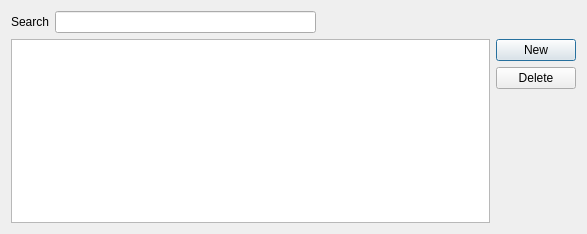
<?xml version="1.0" encoding="UTF-8"?>
<ui version="4.0">
 <class>usersDialog</class>
 <widget class="QDialog" name="usersDialog">
  <property name="geometry">
   <rect>
    <x>0</x>
    <y>0</y>
    <width>587</width>
    <height>234</height>
   </rect>
  </property>
  <property name="windowTitle">
   <string>Users</string>
  </property>
  <property name="windowIcon">
   <iconset resource="icons.qrc">
    <normaloff>:/icons/system-users.png</normaloff>:/icons/system-users.png</iconset>
  </property>
  <layout class="QVBoxLayout" name="verticalLayout_2">
   <item>
    <layout class="QHBoxLayout" name="horizontalLayout">
     <item>
      <widget class="QLabel" name="label">
       <property name="text">
        <string>Search</string>
       </property>
      </widget>
     </item>
     <item>
      <widget class="QLineEdit" name="lineEdit"/>
     </item>
     <item>
      <spacer name="horizontalSpacer">
       <property name="orientation">
        <enum>Qt::Horizontal</enum>
       </property>
       <property name="sizeHint" stdset="0">
        <size>
         <width>40</width>
         <height>20</height>
        </size>
       </property>
      </spacer>
     </item>
    </layout>
   </item>
   <item>
    <layout class="QHBoxLayout" name="horizontalLayout_2">
     <item>
      <widget class="QTableView" name="tblUsers">
       <property name="editTriggers">
        <set>QAbstractItemView::NoEditTriggers</set>
       </property>
       <property name="alternatingRowColors">
        <bool>true</bool>
       </property>
       <property name="selectionBehavior">
        <enum>QAbstractItemView::SelectRows</enum>
       </property>
       <property name="showGrid">
        <bool>false</bool>
       </property>
       <property name="sortingEnabled">
        <bool>true</bool>
       </property>
      </widget>
     </item>
     <item>
      <layout class="QVBoxLayout" name="verticalLayout">
       <item>
        <widget class="QPushButton" name="btnNewUser">
         <property name="text">
          <string>New</string>
         </property>
         <property name="icon">
          <iconset resource="icons.qrc">
           <normaloff>:/icons/list-add-user.png</normaloff>:/icons/list-add-user.png</iconset>
         </property>
         <property name="iconSize">
          <size>
           <width>20</width>
           <height>20</height>
          </size>
         </property>
        </widget>
       </item>
       <item>
        <widget class="QPushButton" name="btnDeleteUser">
         <property name="text">
          <string>Delete</string>
         </property>
         <property name="icon">
          <iconset resource="icons.qrc">
           <normaloff>:/icons/list-remove-user.png</normaloff>:/icons/list-remove-user.png</iconset>
         </property>
         <property name="iconSize">
          <size>
           <width>20</width>
           <height>20</height>
          </size>
         </property>
        </widget>
       </item>
       <item>
        <spacer name="verticalSpacer_2">
         <property name="orientation">
          <enum>Qt::Vertical</enum>
         </property>
         <property name="sizeHint" stdset="0">
          <size>
           <width>20</width>
           <height>40</height>
          </size>
         </property>
        </spacer>
       </item>
      </layout>
     </item>
    </layout>
   </item>
  </layout>
 </widget>
 <resources>
  <include location="icons.qrc"/>
 </resources>
 <connections/>
</ui>
